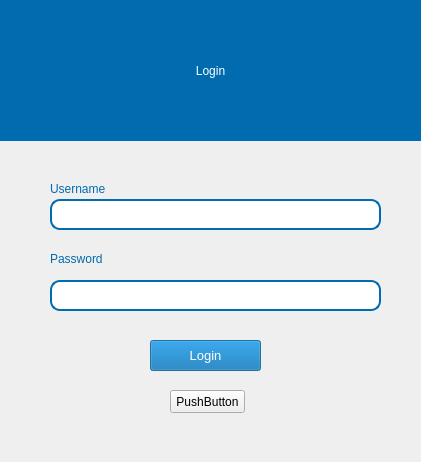
<?xml version="1.0" encoding="UTF-8"?>
<ui version="4.0">
 <class>Dialog</class>
 <widget class="QDialog" name="Dialog">
  <property name="geometry">
   <rect>
    <x>0</x>
    <y>0</y>
    <width>421</width>
    <height>462</height>
   </rect>
  </property>
  <property name="windowTitle">
   <string>Dialog</string>
  </property>
  <widget class="QLabel" name="username_label">
   <property name="geometry">
    <rect>
     <x>50</x>
     <y>180</y>
     <width>68</width>
     <height>17</height>
    </rect>
   </property>
   <property name="styleSheet">
    <string notr="true">font: 11pt &quot;Arial&quot;;
color: #006bae;</string>
   </property>
   <property name="text">
    <string>Username</string>
   </property>
  </widget>
  <widget class="QLabel" name="password_label">
   <property name="geometry">
    <rect>
     <x>50</x>
     <y>250</y>
     <width>66</width>
     <height>17</height>
    </rect>
   </property>
   <property name="styleSheet">
    <string notr="true">font: 11pt &quot;Arial&quot;;
color: #006bae;</string>
   </property>
   <property name="text">
    <string>Password</string>
   </property>
  </widget>
  <widget class="QLineEdit" name="username_lineEdit">
   <property name="geometry">
    <rect>
     <x>50</x>
     <y>199</y>
     <width>331</width>
     <height>31</height>
    </rect>
   </property>
   <property name="styleSheet">
    <string notr="true">QLineEdit {
	background: white; 
	border: 2px solid  #006bae;
	border-radius: 10px;
	font-family: Arial;
	color: rgb(0, 0, 0);
	font: 10pt;
}

QLineEdit:focus {
	border: 2px solid rgb(0, 67, 109) ;
}</string>
   </property>
  </widget>
  <widget class="QLineEdit" name="password_lineEdit">
   <property name="geometry">
    <rect>
     <x>50</x>
     <y>280</y>
     <width>331</width>
     <height>31</height>
    </rect>
   </property>
   <property name="styleSheet">
    <string notr="true">QLineEdit {
	background: white; 
	border: 2px solid  #006bae;
	border-radius: 10px;
	font-family: Arial;
	color: rgb(0, 0, 0);
	font: 10pt;
}

QLineEdit:focus {
	border: 2px solid rgb(0, 67, 109) ;
}</string>
   </property>
  </widget>
  <widget class="QPushButton" name="login_pushButton">
   <property name="geometry">
    <rect>
     <x>150</x>
     <y>340</y>
     <width>111</width>
     <height>31</height>
    </rect>
   </property>
   <property name="font">
    <font>
     <family>Arial</family>
     <pointsize>10</pointsize>
     <italic>false</italic>
    </font>
   </property>
   <property name="styleSheet">
    <string notr="true">QPushButton {
	font: 10pt &quot;Arial&quot;;
	background-color: #006bae;
	color: white;
}


QPushButton:hover{
	background-color: rgb(0, 84, 136);

}

QPushButton:pressed{
	border: 2px solid  rgb(0, 107, 174);

}</string>
   </property>
   <property name="text">
    <string>Login</string>
   </property>
  </widget>
  <widget class="QPushButton" name="pushButton_2">
   <property name="geometry">
    <rect>
     <x>170</x>
     <y>390</y>
     <width>75</width>
     <height>23</height>
    </rect>
   </property>
   <property name="text">
    <string>PushButton</string>
   </property>
  </widget>
  <widget class="QLabel" name="title_label">
   <property name="geometry">
    <rect>
     <x>0</x>
     <y>0</y>
     <width>421</width>
     <height>141</height>
    </rect>
   </property>
   <property name="styleSheet">
    <string notr="true">font: 28pt &quot;Arial&quot;;
color: white;
background-color: rgb(0, 107, 174);</string>
   </property>
   <property name="text">
    <string>Login</string>
   </property>
   <property name="alignment">
    <set>Qt::AlignCenter</set>
   </property>
  </widget>
 </widget>
 <resources/>
 <connections/>
</ui>
